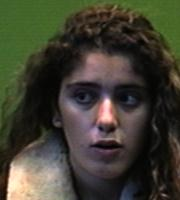
%> input picture Train/105.jpg, 180 x 200 px; its folder holds only this picture in this run
$ octave PCA_Testing.m   (GNU Octave 9; MATLAB toolbox functions it lacks are replaced by stand-ins)
%> lines starting %> are read from the running program, lines starting %| are printed output that depends on the picture
clc;

%% Loading the model(PCA) and variables
load PCA_MODEL_DATA.mat;
[filename, pathname] = uigetfile('*.*', 'Select the Input Image');
%> the answer given: Train/105.jpg
filepath = strcat(pathname, filename);

img = imread(filepath);
%> img is the input picture: size 200x180x3 uint8; mean R, G, B 64.6, 63.3, 49.4
query_image = img;

img = rgb2gray(img);
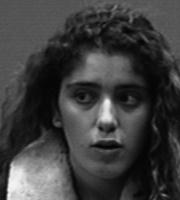
%> img: size 200x180 uint8; min 1, max 247, mean 62.1
img = imresize(img, [M, N]);
%> img: size 100x90 uint8
img = double(reshape(img, [1, M*N]));

PCA_img = (img-images_mean)*PCA_Vectors;
%> PCA_img = 50 values, max 1638.4 at index 11, min -2587.5 at index 1, mean -36.3

%% Computing the L1 Distance with sum(|PCA_Images - PCA_query|)
distance_array = zeros(n, 1);
for i=1:n
    distance_array(i) = sum(abs(PCA_Images(i, :)-PCA_img));
end
%> after the loop, distance_array = 303 values, max 49960.6 at index 302, min 18.24 at index 105, mean 26914.9

%% Best Match Detection
[result, indx] = min(distance_array);
%> result = 18.24; indx = 105

recognized_image = imread(sprintf('.\\Train\\%d.jpg', indx));

subplot(1, 2, 1)
imshow(query_image);
title('Query Face (Test)');
subplot(1, 2, 2)
imshow(recognized_image);
title('Recognized Face');
